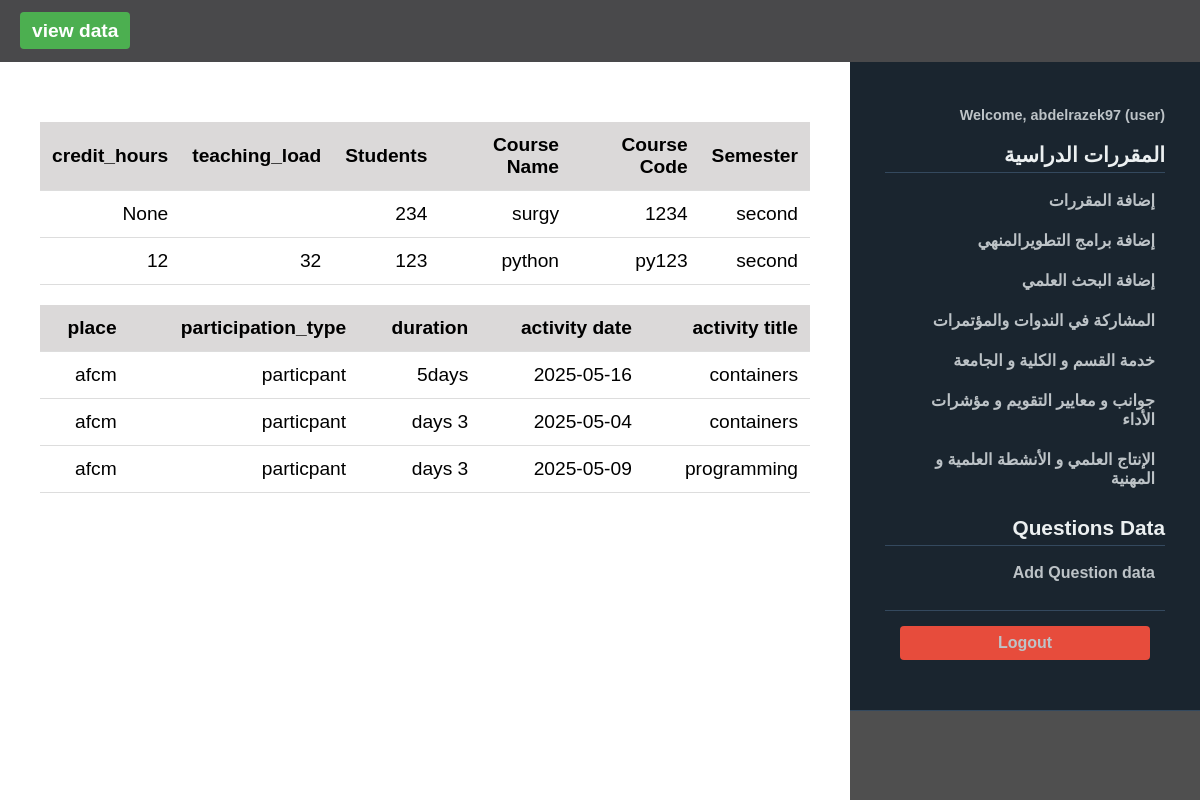
Page /view (signed in) on the earlier database version.
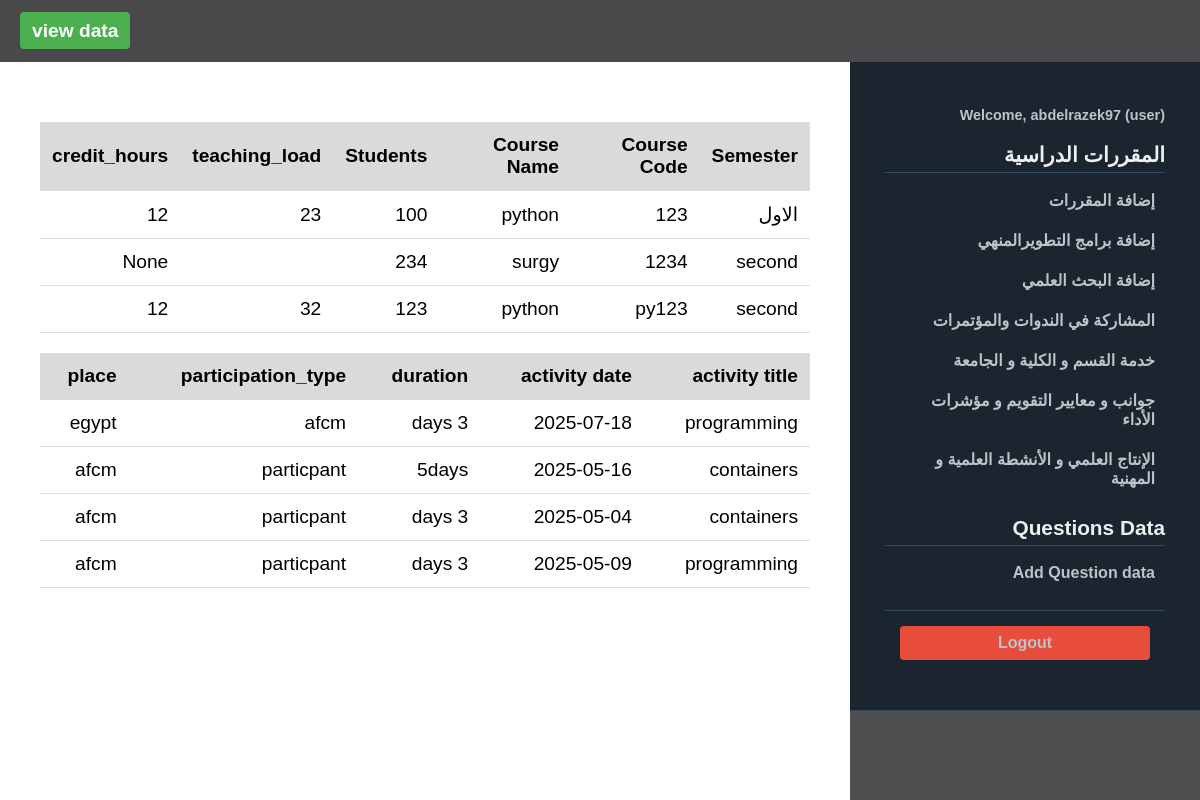
Same page on the later database version.
### tables this page shows
CREATE TABLE academic_data (
            id INTEGER PRIMARY KEY AUTOINCREMENT,
            user_id INTEGER NOT NULL,
            semester TEXT NOT NULL,
            course_code TEXT NOT NULL,
            num_students INTEGER,
            teaching_load INTEGER,
            course_name TEXT,
            semester_type TEXT,
            credit_hours INTEGER,
            created_at TEXT DEFAULT CURRENT_TIMESTAMP,
            FOREIGN KEY (user_id) REFERENCES users (id)
        );

CREATE TABLE activity_data (
            id INTEGER PRIMARY KEY AUTOINCREMENT,
            user_id INTEGER NOT NULL,
            activity_title TEXT,
            activity_date TEXT,
            duration TEXT,
            participation_type TEXT,
            place TEXT,
            created_at TEXT DEFAULT CURRENT_TIMESTAMP,
            FOREIGN KEY (user_id) REFERENCES users (id)
        );

CREATE TABLE users (
            id INTEGER PRIMARY KEY AUTOINCREMENT,
            username TEXT UNIQUE NOT NULL,
            password TEXT NOT NULL,
            role TEXT NOT NULL DEFAULT 'user',
            full_name TEXT
        );

### app.py (the view)
@app.route('/view')
@login_required
def view_data():
    conn = get_db_connection()
    if session.get('role') == 'admin':
        semseters = conn.execute('''
            SELECT academic_data.*, users.username, users.full_name
            FROM academic_data
            JOIN users ON academic_data.user_id = users.id
            ORDER BY academic_data.created_at DESC
        ''').fetchall()
        activity = conn.execute('''
            SELECT activity_data.*, users.username, users.full_name
            FROM activity_data
            JOIN users ON activity_data.user_id = users.id
            ORDER BY activity_data.created_at DESC
        ''').fetchall()
    else:
        semseters = conn.execute('''
            SELECT academic_data.*, users.username, users.full_name
            FROM academic_data
            JOIN users ON academic_data.user_id = users.id
            WHERE academic_data.user_id = ?
            ORDER BY academic_data.created_at DESC
        ''', (session['user_id'],)).fetchall()
        activity = conn.execute('''
            SELECT activity_data.*, users.username, users.full_name
            FROM activity_data
            JOIN users ON activity_data.user_id = users.id
            WHERE activity_data.user_id = ?
            ORDER BY activity_data.created_at DESC
        ''', (session['user_id'],)).fetchall()
    conn.close()
    return render_template('view_data.html', semseters=semseters,activity=activity)

### app.py (called while the page is built)
def get_db_connection():
    conn = sqlite3.connect(DATABASE)
    conn.row_factory = sqlite3.Row
    return conn

def login_required(f):
    @wraps(f)
    def decorated_function(*args, **kwargs):
        if 'user_id' not in session:
            flash('Please log in to access this page.', 'danger')
            return redirect(url_for('login'))
        return f(*args, **kwargs)
    return decorated_function

### templates/view_data.html (shortened to what this page needs)
{% extends "base.html" %}
{% block content %}
    {% if semseters %}
<div class="table-content" >
        <table>
            <thead>
                <tr>
                    <th>Semester</th>
                    <th>Course Code</th>
                    <th>Course Name</th>
                    <th>Students</th>
                    <th>teaching_load</th>
                    <th>credit_hours</th>
                </tr>
            </thead>
            <tbody>
                {% for item in semseters %}
                <tr>
                    <td>{{ item['semester'] }}</td>
                    <td>{{ item['course_code'] }}</td>
                    <td>{{ item['course_name'] }}</td>
                    <td>{{ item['num_students'] }}</td>
                    <td>{{ item['teaching_load'] }}</td>
                    <td>{{ item['credit_hours'] }}</td>
                </tr>
                {% endfor %}
            </tbody>
        </table>
        <table>
            <thead>
                <tr>
                    <th>activity title</th>
                    <th>activity date</th>
                    <th>duration</th>
                    <th>participation_type</th>
                    <th>place</th>
                </tr>
            </thead>
            <tbody>
                {% for item in activity %}
                <tr>
                    <td> {{ item['activity_title'] }}</td>
                    <td>{{ item['activity_date'] }}</td>
                    <td>{{ item['duration'] }}</td>
                    <td>{{ item['participation_type'] }}</td>
                    <td>{{ item['place'] }}</td>
                </tr>
                {% endfor %}
            </tbody>
        </table>
</div>
    {% else %}
        <h2>لا توجد بيانات مسجلة , {% if session.get('role') == 'admin' %}<a href="{{ url_for('add_data') }}">Add some data</a>{% endif %}</h2>
        {% endif %}
{% endblock %}

### templates/base.html (shortened to what this page needs)
<!DOCTYPE html>
<html lang="en" dir="ltr">
<head>
    <link rel="stylesheet" href="{{ url_for('static', filename='styles.css') }}">
</head>
<body>
    <div class="navbar">
                {% if 'user_id' in session %}
                    <a href="{{ url_for('view_data') }}" class="nav-button">view data</a>
                {% else %}
                    <a href="{{ url_for('login') }}" class="nav-button">Login</a>
                    <a href="{{ url_for('register') }}" class="nav-button">Register</a>
                {% endif %}
    </div>
        <div class="container">
                <div class="content">
                    {% block content %}{% endblock %}
                </div>
            <div class="sidebar">
           {% if session.get('role') == 'admin' %}
                    {% include 'admin_sidebar.html' %}
            {% else %}
                    {% include 'sidebar.html' %}
            {% endif %}
                </div>
        </div>
</body>
</html>

### templates/sidebar.html (shortened to what this page needs)
 <aside class="sidebar" >
    <div class="sidebar-header">
    <nav class="sidebar-nav">
        {% if 'user_id' in session %}
            <div class="nav-section">
                {% if 'user_id' in session %}
                <div class="user-info">
                    Welcome, {{ session.get('username') }} ({{ session.get('role') }})
                </div>
            {% endif %}
        </div>
                <h2>المقررات الدراسية</h2>
                <ul>
                    <li><a href="{{url_for('semester_data')}}">إضافة المقررات</a></li>
                    <li><a href="{{url_for('activity_data')}}">إضافة برامج التطويرالمنهي</a></li>
                    <li><a href="{{url_for('program_data')}}">إضافة البحث العلمي</a></li>
                    <li><a href="{{url_for('prticipation_data')}}"> المشاركة في الندوات والمؤتمرات</a></li>
                    <li><a href="{{url_for('university_evaluation')}}">خدمة القسم و الكلية و الجامعة</a></li>
                    <li><a href="{{url_for('cirteria_data')}}">جوانب و معايير التقويم و مؤشرات الأداء</a></li>
                    <li><a href="{{url_for('Scientific_production_data')}}"> الإنتاج العلمي و الأنشطة العلمية و المهنية </a></li>
                </ul>
                <h2>Questions Data</h2>
                <ul>
                    <li><a href="{{url_for('add_question')}}">Add Question data</a></li>
                </ul>
                <div class="sidebar-footer">
                    <a href="{{ url_for('logout') }}" class="logout-button">Logout</a>
                </div>
            </div>
        {% else %}
            <div class="auth-links">
                <a href="{{ url_for('login') }}" class="button">Login</a>
                <a href="{{ url_for('register') }}" class="button">Register</a>
            </div>
        {% endif %}
</aside>

### static/styles.css (style rules this page uses)
body { font-family: 'Arial', sans-serif; margin: 0; padding: 0; background-color: #f5f5f5; }
.navbar { background-color: #49494b; padding: 20px; text-align: left; font-weight: bold; font-size: 1.2em; }
.container { display: flex; height: calc(100vh - 60px); }
.content { flex: 1; background-color: white; display: flex; padding: 20px; justify-content: center; align-items: top; font-size: 1.2em; direction: rtl; }
.table-content { flex: 1; background-color: white; display: block; padding: 20px; font-size: 1em; text-align:right; direction:rtl; }
.sidebar { width: 350px; right: 0; background-color: #4f4f4f; color: white; display: block; justify-content: center; align-items: center; font-weight: bold; direction: rtl; }
.nav-button { background-color: #4CAF50; color: white; padding: 8px 12px; border-radius: 4px; text-decoration: none; transition: background-color 0.3s; }
.sidebar-header { padding: 20px; background-color: #1a252f; border-bottom: 1px solid #34495e; }
.user-info { margin-top: 10px; font-size: 0.9rem; color: #bdc3c7; }
.sidebar-nav { padding: 15px; }
.sidebar-nav h2 { font-size: 1.3rem; color: #ecf0f1; margin: 20px 0 10px 0; padding-bottom: 5px; border-bottom: 1px solid #34495e; }
.sidebar-nav ul { list-style: none; padding: 0; margin: 0; }
.sidebar-nav li { margin-bottom: 5px; }
.sidebar-nav a { display: block; padding: 8px 10px; color: #bdc3c7; text-decoration: none; border-radius: 4px; transition: all 0.3s; }
.sidebar-footer { padding: 15px; margin-top: 20px; border-top: 1px solid #34495e; }
table { width: 100%; border-collapse: collapse; margin-top: 20px; direction: rtl; }
th, td { padding: 12px; text-align: right; border-bottom: 1px solid #ddd; }
th { background-color: #dbd9d9; font-weight: bold; }
.logout-button { display: block; background-color: #e74c3c; color: white; padding: 8px 15px; border-radius: 4px; text-decoration: none; text-align: center; transition: background-color 0.3s; }

Differences in the rows shown:
added academic_data: semester "الاول", course_code "123", course_name "python", num_students "100", teaching_load "23", credit_hours "12"
added activity_data: activity_title "programming", activity_date "2025-07-18", duration "3 days", participation_type "afcm", place "egypt"
